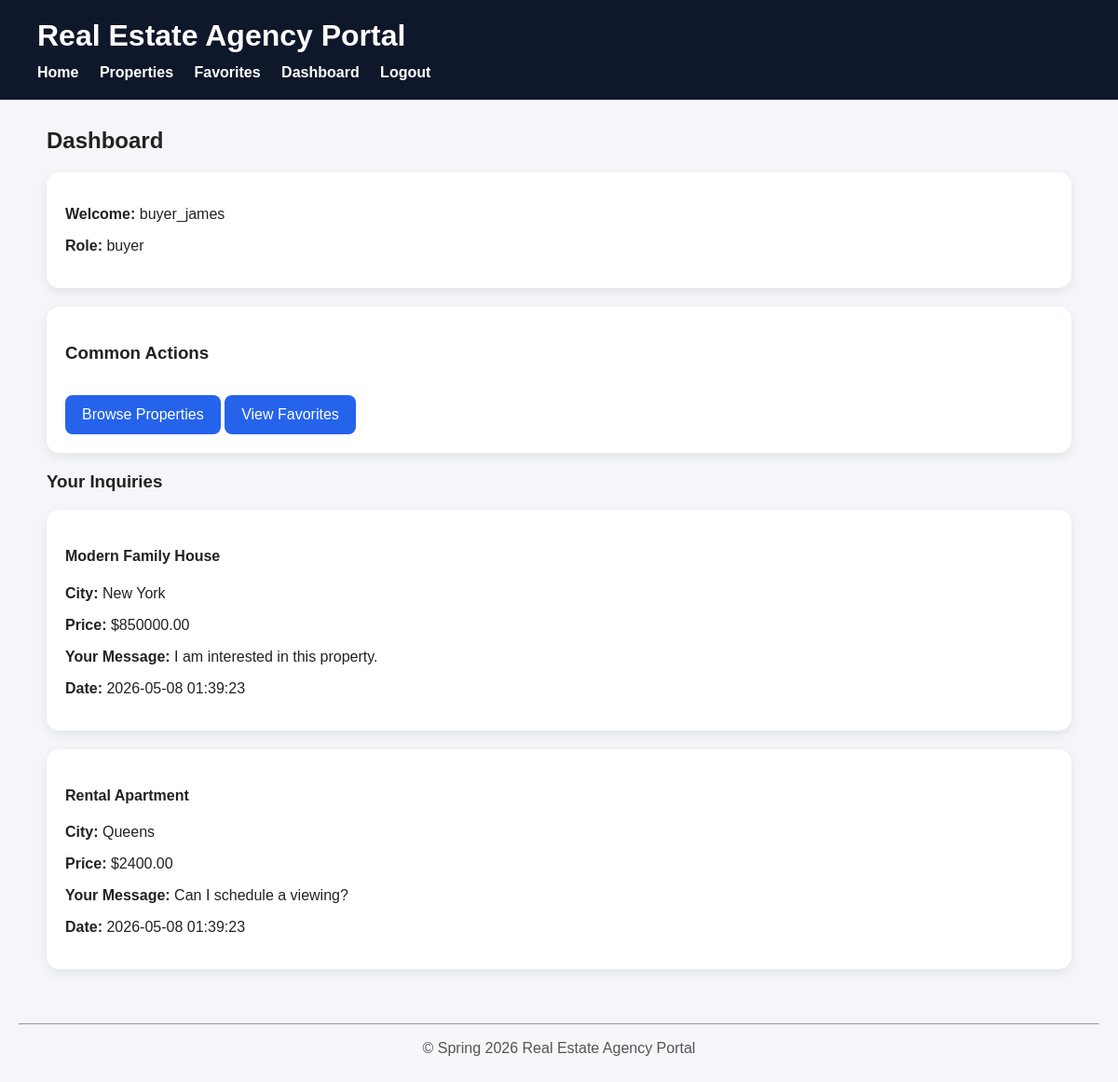
The app's page /dashboard.php (signed in) with its own data.
### tables this page shows
CREATE TABLE Inquiries (
    inquiryId INT NOT NULL UNIQUE AUTO_INCREMENT,
    userId INT NOT NULL,
    propertyId INT NOT NULL,
    message VARCHAR(255) NOT NULL,
    inquiryDate DATETIME NOT NULL,
    PRIMARY KEY (inquiryId),
    FOREIGN KEY (userId) REFERENCES Users(userId),
    FOREIGN KEY (propertyId) REFERENCES Properties(propertyId)
);

CREATE TABLE Properties (
    propertyId INT NOT NULL UNIQUE AUTO_INCREMENT,
    title VARCHAR(100) NOT NULL,
    propertyType VARCHAR(50) NOT NULL,
    address VARCHAR(200) NOT NULL,
    city VARCHAR(100) NOT NULL,
    price DECIMAL(12,2) NOT NULL,
    status ENUM('available', 'sold', 'rented') NOT NULL DEFAULT 'available',
    imagePath VARCHAR(255) DEFAULT 'assets/images/property1.jpg',
    agentId INT NOT NULL,
    PRIMARY KEY (propertyId),
    FOREIGN KEY (agentId) REFERENCES Users(userId)
);

### dashboard.php (the view, shortened to what this page needs)
<?php
$user = $_SESSION['user'];
$db = new RealEstateDatabase();
$conn = $db->getConnection();
$stmt = $conn->prepare(
    "SELECT
        i.inquiryId,
        i.message,
        i.inquiryDate,
        p.title,
        p.city,
        p.price
    FROM Inquiries i
    JOIN Properties p
    ON i.propertyId = p.propertyId
    WHERE i.userId = ?
    ORDER BY i.inquiryDate DESC"
);
$stmt->execute([
    $user['userId']
]);
$inquiries = $stmt->fetchAll();
?>
<?php include 'includes/header.php'; ?>
<h2>Dashboard</h2>
<div class="card">
    <p><strong>Welcome:</strong> <?= htmlspecialchars($user['userName']) ?></p>
    <p><strong>Role:</strong> <?= htmlspecialchars($user['userType']) ?></p>
</div>
<div class="card">
    <h3>Common Actions</h3>
    <a class="btn" href="properties.php">
        Browse Properties
    </a>
    <?php if (in_array($user['userType'], ['buyer', 'renter'], true)): ?>
        <a class="btn" href="favorites.php">
            View Favorites
        </a>
    <?php endif; ?>
</div>
<?php if (in_array($user['userType'], ['buyer', 'renter'], true)): ?>
    <h3>Your Inquiries</h3>
    <?php if (!$inquiries): ?>
        <div class="card">
            <p>You have not submitted any inquiries yet.</p>
        </div>
    <?php else: ?>
        <?php foreach ($inquiries as $inquiry): ?>
            <div class="card">
                <h4><?= htmlspecialchars($inquiry['title']) ?></h4>
                <p>
                    <strong>City:</strong>
                    <?= htmlspecialchars($inquiry['city']) ?>
                </p>
                <p>
                    <strong>Price:</strong>
                    $<?= htmlspecialchars($inquiry['price']) ?>
                </p>
                <p>
                    <strong>Your Message:</strong>
                    <?= htmlspecialchars($inquiry['message']) ?>
                </p>
                <p>
                    <strong>Date:</strong>
                    <?= htmlspecialchars($inquiry['inquiryDate']) ?>
                </p>
            </div>
        <?php endforeach; ?>
    <?php endif; ?>
<?php endif; ?>
<?php include 'includes/footer.php'; ?>

### assets/style.css (style rules this page uses)
body { font-family: Arial, sans-serif; margin: 0; background-color: #f4f6f9; color: #222; }
.btn { display: inline-block; margin-top: 16px; background-color: #2563eb; color: white; padding: 12px 18px; border-radius: 8px; text-decoration: none; }
.card { background: white; border-radius: 14px; padding: 20px; margin-bottom: 20px; box-shadow: 0 4px 12px rgba(0,0,0,0.08); }

### records on screen
inquiries: propertyId.title "Modern Family House", propertyId.city "New York", propertyId.price "850000.00", message "I am interested in this property.", inquiryDate "2026-05-08 01:39:23"
inquiries: propertyId.title "Rental Apartment", propertyId.city "Queens", propertyId.price "2400.00", message "Can I schedule a viewing?", inquiryDate "2026-05-08 01:39:23"

### other values on screen
$user['userName'] "buyer_james"
$user['userType'] "buyer"
